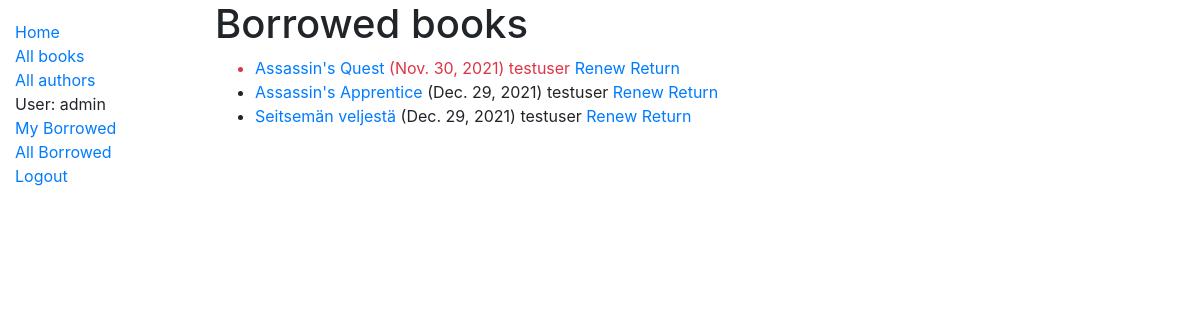
Before: /catalog/borrowed/ (signed in) with the older database file.
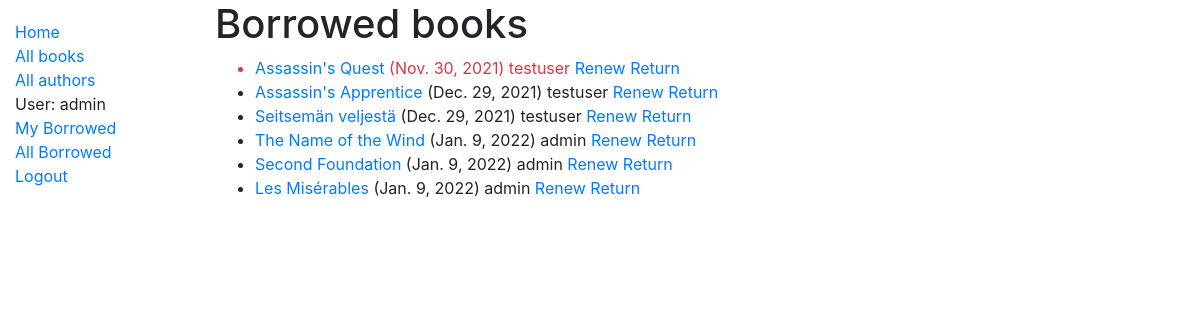
After: the same page with the newer database file.
### catalog/models.py (models this page shows, shortened)
class BookInstance(models.Model):
    id = models.UUIDField(primary_key=True, default=uuid.uuid4, help_text='Unique ID for this particular book across whole library')
    book = models.ForeignKey('Book', on_delete=models.RESTRICT, null=True)
    imprint = models.CharField(max_length=200)
    due_back = models.DateField(null=True, blank=True)
    borrower = models.ForeignKey(settings.AUTH_USER_MODEL, on_delete=models.SET_NULL, null=True, blank=True)
    LOAN_STATUS = (
        ('m', 'Maintenance'),
        ('o', 'On loan'),
        ('a', 'Available'),
        ('r', 'Reserved'),
    )
    status = models.CharField(
        max_length=1,
        choices=LOAN_STATUS,
        blank=True,
        default='m',
        help_text='Book availability',
    )
    class Meta:
        ordering = ['due_back',]
        permissions = (
            ("can_mark_returned", "Set book as returned"),
            )
    @property
    def is_overdue(self):
        if self.due_back and date.today() > self.due_back:
            return True
        return False
    def display_title(self):
        """Create a string for the title of the book. This is required to display title in Admin."""
        return self.book.title
    display_title.short_description = 'Title'

class Book(models.Model):
    title = models.CharField(max_length=200)
    author = models.ForeignKey('Author', on_delete=models.SET_NULL, null=True)
    summary = models.TextField(max_length=1000, help_text='Enter a brief description of the book')
    isbn = models.CharField('ISBN', max_length=13, unique=True,
    help_text='13 Character <a href="https://www.isbn-international.org/content/what-isbn">ISBN number</a>')
    genre = models.ManyToManyField(Genre, help_text='Select a genre for this book')
    LANGUAGE_LIST = list(map(lambda lg : (lg.pt3, lg.name), iter_langs()))
    language = models.CharField(
        max_length=3,
        choices=LANGUAGE_LIST,
        default='eng',
        help_text='The language of the book',
    )
    def display_genre(self):
        """Create a string for the Genre. This is required to display genre in Admin."""
        return ', '.join(genre.name for genre in self.genre.all()[:3])
    display_genre.short_description = 'Genre'

### catalog/views.py (the view)
# urls.py: path('borrowed/', views.AllLoanedBooksListView.as_view(), name='borrowed'),
class AllLoanedBooksListView(LoginRequiredMixin,PermissionRequiredMixin,generic.ListView):
    permission_required = 'catalog.can_mark_returned'
    model = BookInstance
    template_name ='catalog/bookinstance_list_borrowed_all.html'
    paginate_by = 10
    def get_queryset(self):
        return BookInstance.objects.filter(status__exact='o').order_by('due_back')

### catalog/templates/catalog/bookinstance_list_borrowed_all.html
{% extends "base_generic.html" %}
{% block content %}
    <h1>Borrowed books</h1>
    {% if bookinstance_list %}
    <ul>
      {% for bookinst in bookinstance_list %}
      <li class="{% if bookinst.is_overdue %}text-danger{% endif %}">
        <a href="{% url 'book-detail' bookinst.book.pk %}">{{bookinst.book.title}}</a> ({{ bookinst.due_back }}) {{bookinst.borrower}}
        <a href="{% url 'renew-book-librarian' bookinst.id %}">Renew</a>
        <a href="{% url 'return-book-librarian' bookinst.id %}">Return</a>
      </li>
      {% endfor %}
    </ul>
    {% else %}
      <p>There are no books borrowed.</p>
    {% endif %}
{% endblock %}

Changed rows visible on the page:
now on this page (row edited): BookInstance: book "The Name of the Wind", due_back "Jan. 9, 2022", borrower "admin"
now on this page (row edited): BookInstance: book "Second Foundation", due_back "Jan. 9, 2022", borrower "admin"
now on this page (row edited): BookInstance: book "Les Misérables", due_back "Jan. 9, 2022", borrower "admin"
